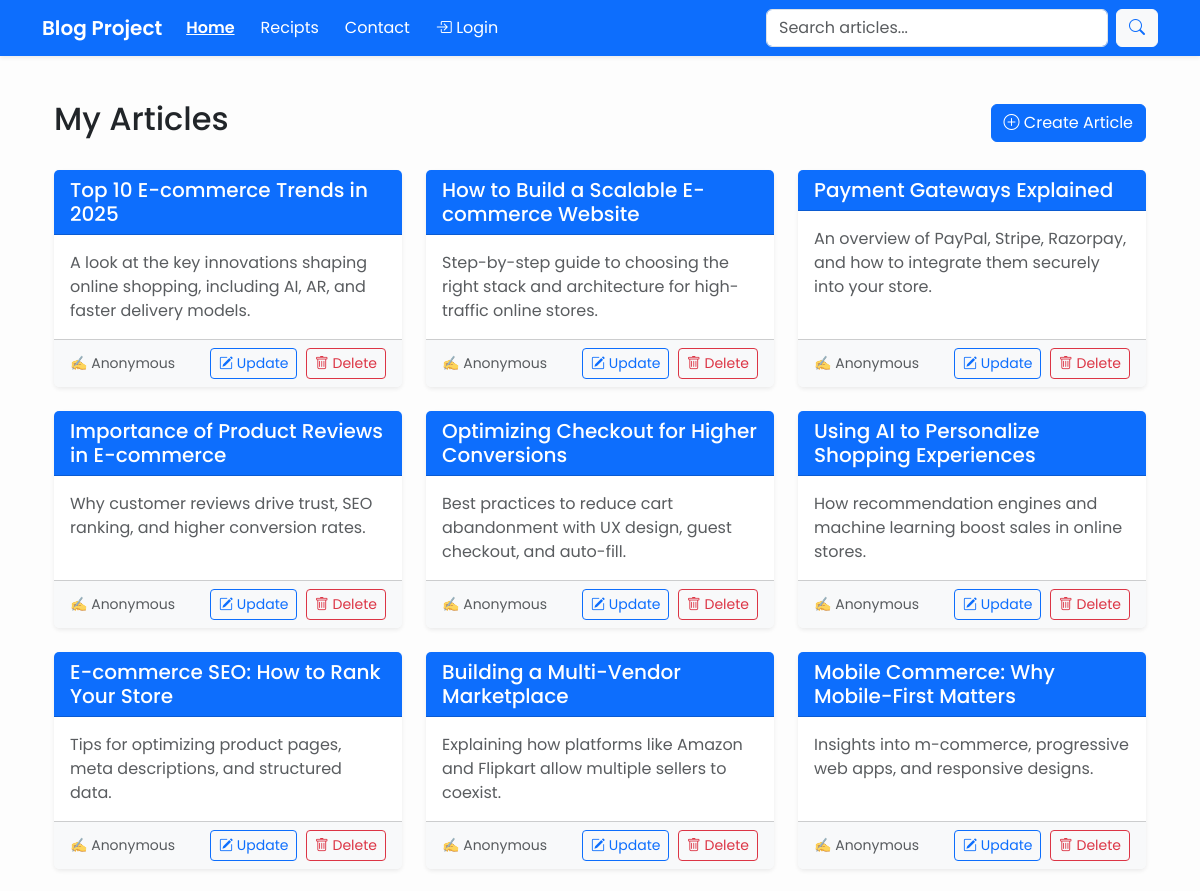
/ (upper part), run on an earlier commit of the app's database.
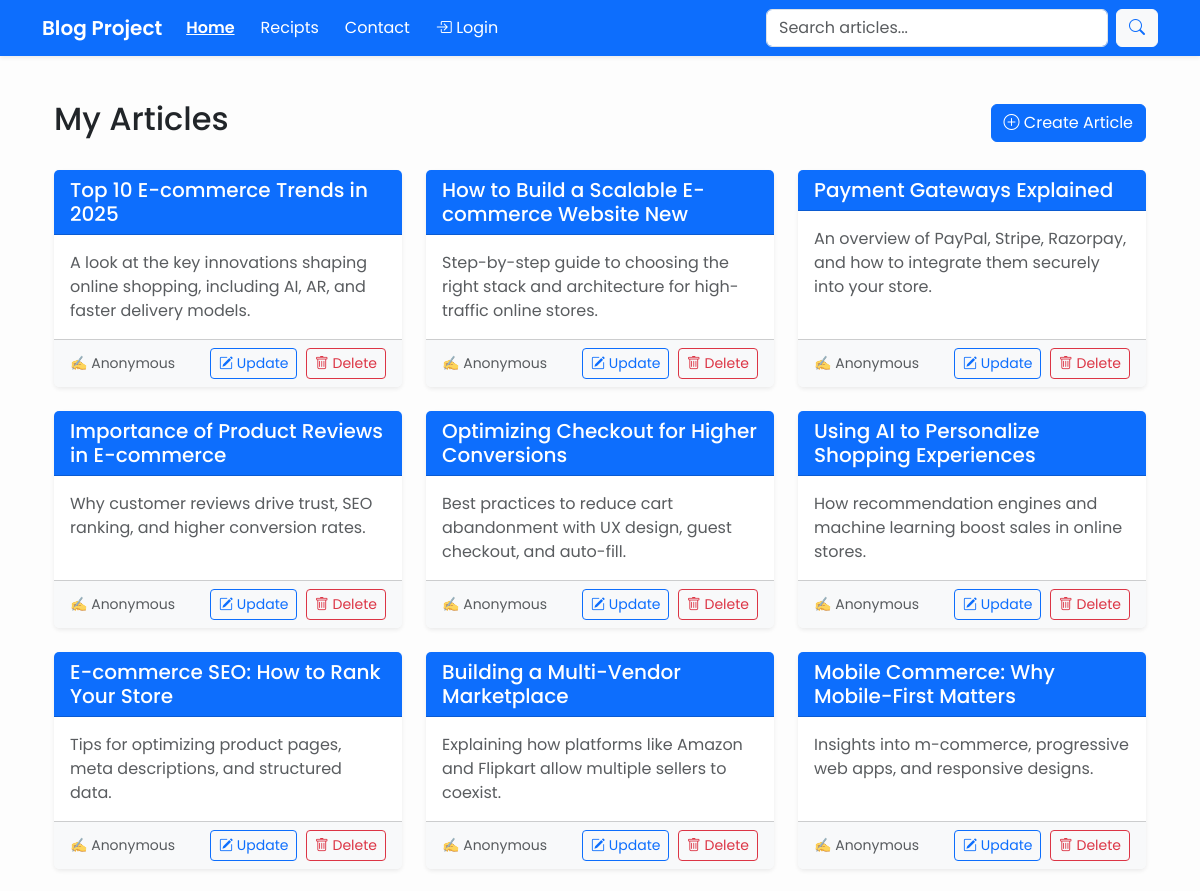
And on a later commit of the database.
### articles/models.py (models this page shows, shortened)
class Article(models.Model):
    user = models.ForeignKey(User, blank=True, null=True, on_delete=models.CASCADE)
    title = models.CharField(max_length=255)
    slug = models.SlugField(max_length=255, blank=True, null=True)
    content = models.TextField()
    created_at = models.DateTimeField(auto_now_add=True)
    updated_at = models.DateTimeField(auto_now=True)
    publish = models.DateField(null=True, blank=True)
    objects = ArticleManager()

### trydjango/views.py (the view)
# urls.py: path('', home, name="home"),
def home(request):
    query = request.GET.get("q")
    qs = Article.objects.all()
    if query:
        qs = Article.objects.search(query=query)
    context = {
        "objects": qs,
    }
    return render(request, "pages/home.html", context)

### articles/models.py (called while the page is built)
    def get_queryset(self):
        return ArticleQuerySet(self.model, using=self._db)

### templates/pages/home.html
{% extends "layout/base.html" %} {% block content %}
<div class="container mt-4">
  <div class="d-flex justify-content-between align-items-center mb-4">
    <h2>My Articles</h2>
    <a href="{% url 'article-create' %}" class="btn btn-primary">
      <i class="bi bi-plus-circle"></i> Create Article
    </a>
  </div>
  <div class="row g-4">
    {% for article in objects %} {% if article.title %}
    <div class="col-md-6 col-lg-4">
      <div class="card h-100 shadow-sm border-0">
        <div class="card-header bg-primary text-white">
          <h5 class="card-title mb-0">
            <a
              href="{% url 'article-detail' article.slug %}"
              class="text-white text-decoration-none"
            >
              {{ article.title }}
            </a>
          </h5>
        </div>
        <div class="card-body">
          <p class="card-text text-muted">
            {{ article.content|truncatewords:20 }}
          </p>
        </div>
        <div
          class="card-footer bg-light d-flex justify-content-between align-items-center"
        >
          <small class="text-muted">
            ✍️ {{ article.user|default:"Anonymous" }}
          </small>
          <div>
            <a
              href="{% url 'article-update' article.id %}"
              class="btn btn-sm btn-outline-primary me-1"
            >
              <i class="bi bi-pencil-square"></i> Update
            </a>
            <a
              href="{% url 'article-update' article.id %}"
              class="btn btn-sm btn-outline-danger"
            >
              <i class="bi bi-trash"></i> Delete
            </a>
          </div>
        </div>
      </div>
    </div>
    {% endif %} {% empty %}
    <div class="col-12 text-center">
      <p class="text-muted fs-5">No articles available.</p>
    </div>
    {% endfor %}
  </div>
</div>
{% endblock content %}

What changed in the data, as far as the page shows it:
changed Article: title "How to Build a Scalable E-commerce Website" → "How to Build a Scalable E-commerce Website New"
